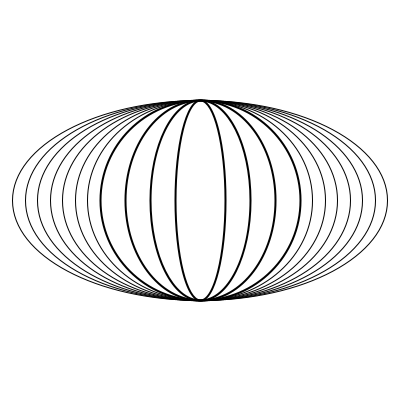
Frame 1 (no input)
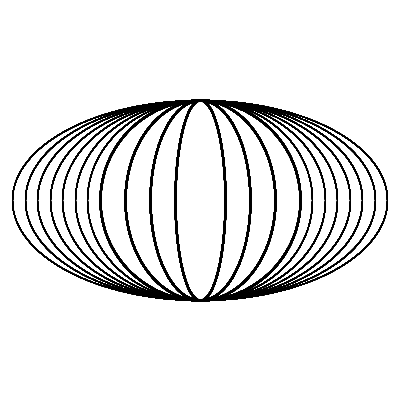
Frame 60 (the mouse pressed at the canvas centre just before this capture)
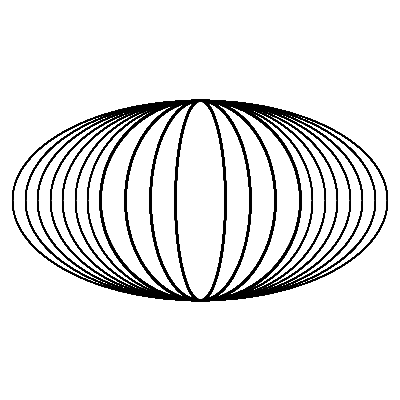
Frame 120 (the mouse held since frame 60 and released just before this capture)

The Processing sketch that drew these frames (run headless with seeded random() and noise(); from frame 60 on, the mouse is pressed at the canvas centre):

// Processing sketch: processing_81958
// ── processing_81958.pde

void setup ()
{ size (400,400);
background (255);
smooth ();
}

void draw ()
{ noFill();
//je fais une ellipse
strokeWeight (2);
ellipse (200,200,50,200);
//je fais d'autres ellipse concentriques
ellipse (200,200,100,200);
ellipse (200,200,150,200);
ellipse (200,200,200,200);
//je fais d'autres ellipses qui viendrons deformer le cercle
strokeWeight (1);
ellipse (200,200,225,200);
ellipse (200,200,250,200);
ellipse (200,200,275,200);
ellipse (200,200,300,200);
ellipse (200,200,325,200);
ellipse (200,200,350,200);
ellipse (200,200,375,200);





}
